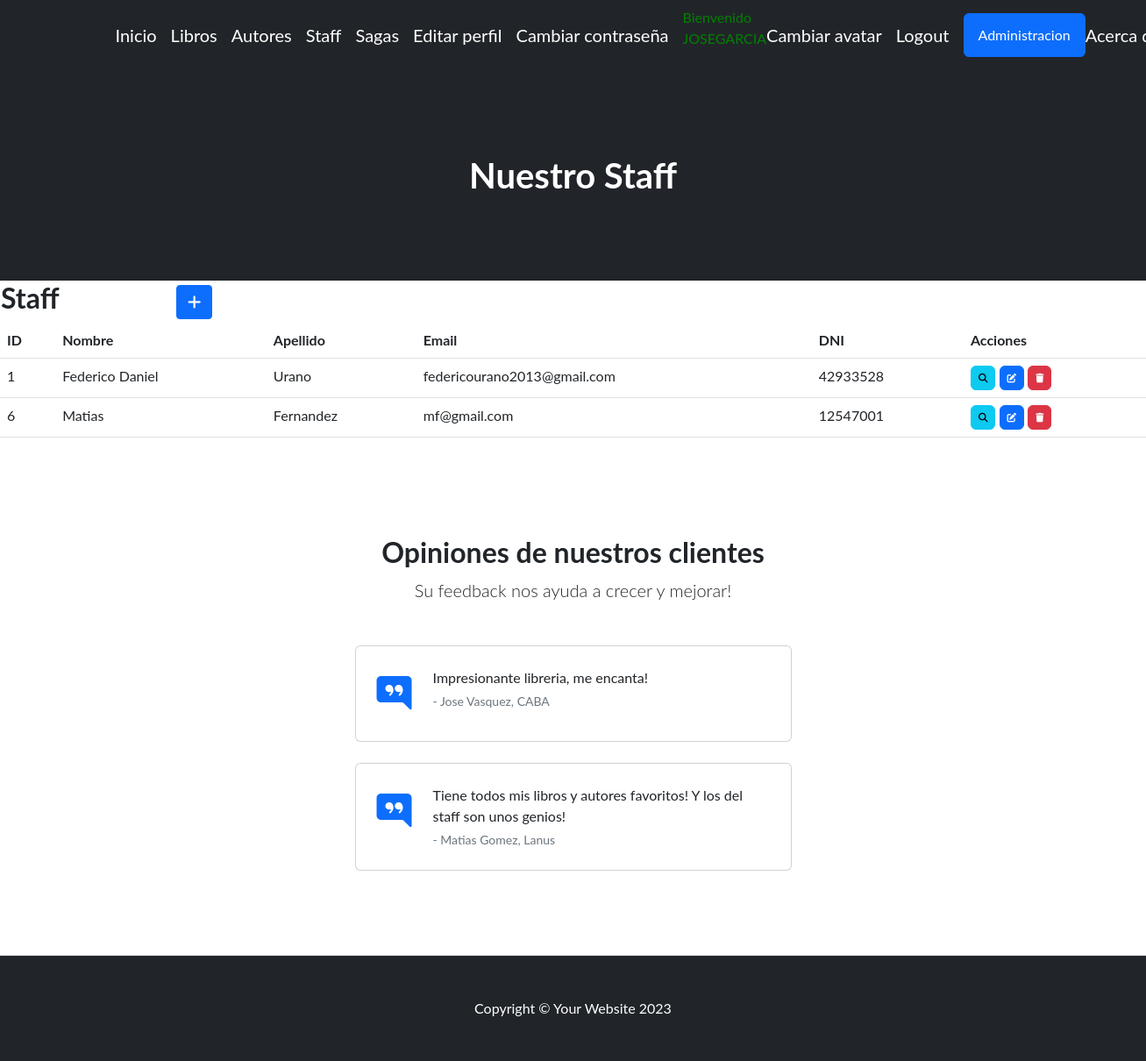
/miaplicacion/staff/ (signed in), run on an earlier commit of the app's database.
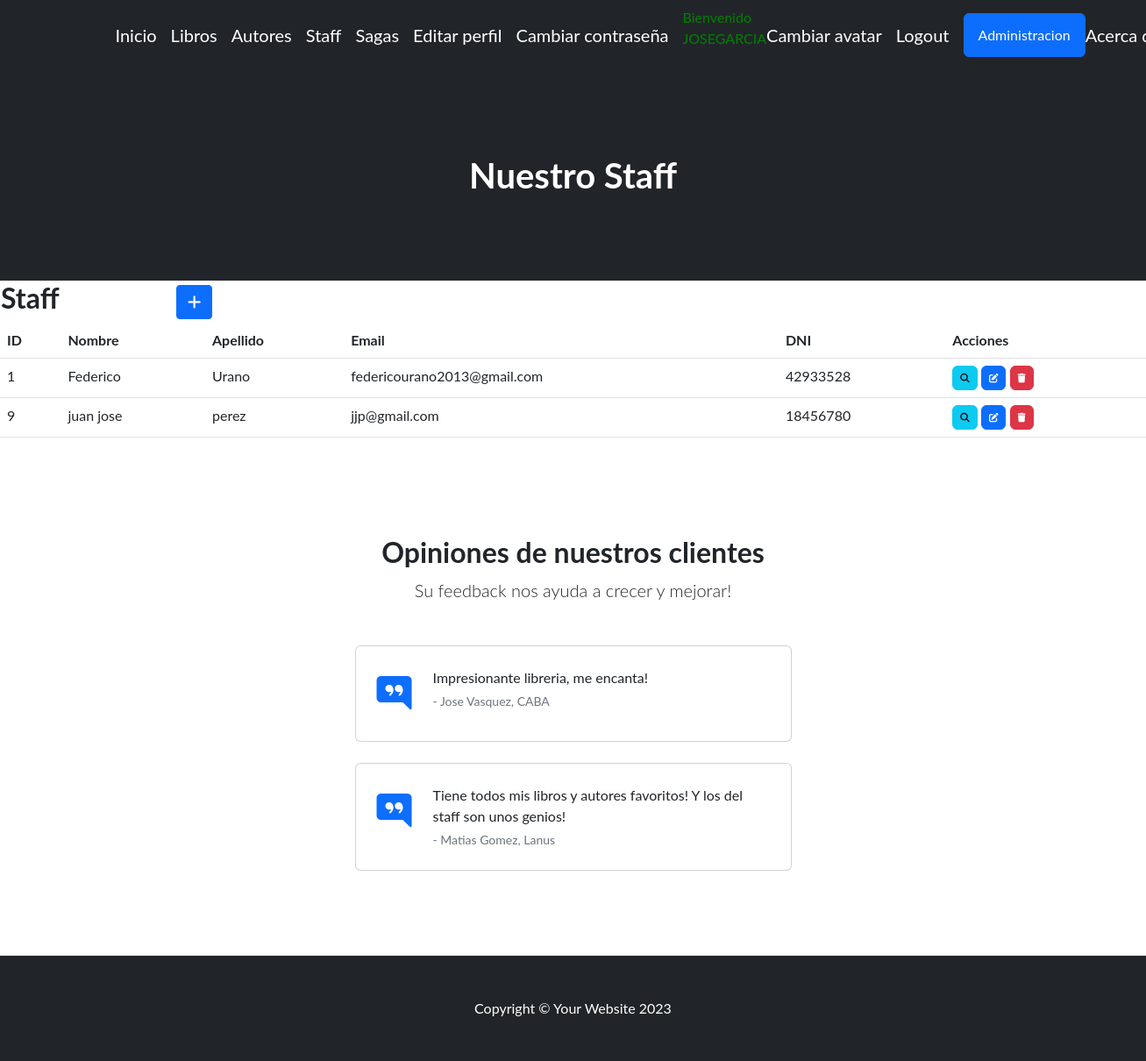
And on a later commit of the database.
### miaplicacion/models.py (models this page shows, shortened)
class Staff(models.Model):
    nombre = models.CharField(max_length=50)
    apellido = models.CharField(max_length=50)
    email = models.EmailField()
    dni = models.IntegerField()

### miaplicacion/views.py (the view)
# urls.py: path('staff/', staffList.as_view(), name="Staff"),
class staffList(LoginRequiredMixin, ListView):
    model = Staff

### miaplicacion/templates/miaplicacion/staff_list.html (shortened to what this page needs)
{% extends 'miaplicacion/base.html' %}
{% load static %}
{% block cabecera %}Nuestro Staff{% endblock cabecera %}
{% block contenido %}
<table>
    <tr>
        <td width="200"><h2>Staff</h2></td>
        <td>
            <a
            href="{% url 'create_staff' %}"
            class="btn btn-primary btn-sm"
            >
            </a>
        </td>
    </tr>
</table>
<table class="table">
  <thead>
    <tr>
      <th>ID</th>
      <th>Nombre</th>
      <th>Apellido</th>
      <th>Email</th>
      <th>DNI</th>
      <th>Acciones</th>
    </tr>
  </thead>
  <tbody>
    {% for p in staff_list %}
    <tr>
      <td>{{ p.id }}</td>
      <td>{{ p.nombre }}</td>
      <td>{{ p.apellido }}</td>
      <td>{{ p.email }}</td>
      <td>{{ p.dni }}</td>
      <td>
        <a
        href="{% url 'detail_staff' p.id %}"
        class="btn btn-info"
        style="--bs-btn-padding-y: .25rem; --bs-btn-padding-x: .5rem; --bs-btn-font-size: .75rem;"
        >
        </a>
        <a
          href="{% url 'update_staff' p.id %}"
          class="btn btn-primary"
          style="--bs-btn-padding-y: .25rem; --bs-btn-padding-x: .5rem; --bs-btn-font-size: .75rem;"
          >
        </a>
        <a
          href="{% url 'delete_staff' p.id %}"
          class="btn btn-danger"
          style="--bs-btn-padding-y: .25rem; --bs-btn-padding-x: .5rem; --bs-btn-font-size: .75rem;"
          >
        </a>
      </td>
    </tr>
    {% endfor %}
  </tbody>
</table>
{% endblock contenido %}

What changed in the data, as far as the page shows it:
removed Staff: id "6", nombre "Matias", apellido "Fernandez", email "mf@gmail.com", dni "12547001"
changed Staff "Urano": nombre "Federico Daniel" → "Federico"
added Staff: id "9", nombre "juan jose", apellido "perez", email "jjp@gmail.com", dni "18456780"
